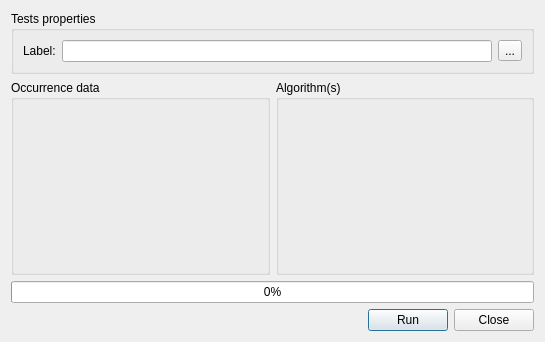
<ui version="4.0" >
 <class>OmgModelTestsBase</class>
 <widget class="QDialog" name="OmgModelTestsBase" >
  <property name="geometry" >
   <rect>
    <x>0</x>
    <y>0</y>
    <width>545</width>
    <height>342</height>
   </rect>
  </property>
  <property name="windowTitle" >
   <string>External Model Tests</string>
  </property>
  <layout class="QGridLayout" name="gridLayout_4" >
   <item row="0" column="0" >
    <widget class="QGroupBox" name="groupBox_3" >
     <property name="title" >
      <string>Tests properties</string>
     </property>
     <layout class="QGridLayout" name="gridLayout_3" >
      <item row="0" column="0" >
       <layout class="QHBoxLayout" name="horizontalLayout_2" >
        <item>
         <widget class="QLabel" name="label" >
          <property name="text" >
           <string>Label:</string>
          </property>
         </widget>
        </item>
        <item>
         <widget class="QLineEdit" name="leTestName" />
        </item>
        <item>
         <widget class="QToolButton" name="toolModelSettings" >
          <property name="text" >
           <string>...</string>
          </property>
          <property name="icon" >
           <iconset resource="../resources/resources.qrc" >
            <normaloff>:/configure.png</normaloff>:/configure.png</iconset>
          </property>
         </widget>
        </item>
       </layout>
      </item>
     </layout>
     <zorder>leTestName</zorder>
     <zorder></zorder>
    </widget>
   </item>
   <item row="1" column="0" >
    <layout class="QHBoxLayout" name="horizontalLayout" >
     <item>
      <widget class="QGroupBox" name="groupBox" >
       <property name="title" >
        <string>Occurrence data</string>
       </property>
       <layout class="QGridLayout" name="gridLayout" >
        <item row="0" column="0" >
         <widget class="OmgListWidget" native="1" name="omglistTaxa" />
        </item>
       </layout>
      </widget>
     </item>
     <item>
      <widget class="QGroupBox" name="groupBox_2" >
       <property name="sizePolicy" >
        <sizepolicy vsizetype="MinimumExpanding" hsizetype="Preferred" >
         <horstretch>0</horstretch>
         <verstretch>0</verstretch>
        </sizepolicy>
       </property>
       <property name="title" >
        <string>Algorithm(s)</string>
       </property>
       <layout class="QGridLayout" name="gridLayout_2" >
        <item row="0" column="0" >
         <widget class="OmgListWidget" native="1" name="omglistAlgorithms" />
        </item>
       </layout>
      </widget>
     </item>
    </layout>
   </item>
   <item row="2" column="0" >
    <widget class="QProgressBar" name="progressBar" >
     <property name="value" >
      <number>0</number>
     </property>
     <property name="alignment" >
      <set>Qt::AlignCenter</set>
     </property>
     <property name="textVisible" >
      <bool>true</bool>
     </property>
     <property name="invertedAppearance" >
      <bool>false</bool>
     </property>
    </widget>
   </item>
   <item row="3" column="0" >
    <layout class="QHBoxLayout" name="horizontalLayout_3" >
     <item>
      <spacer name="horizontalSpacer" >
       <property name="orientation" >
        <enum>Qt::Horizontal</enum>
       </property>
       <property name="sizeHint" stdset="0" >
        <size>
         <width>40</width>
         <height>20</height>
        </size>
       </property>
      </spacer>
     </item>
     <item>
      <widget class="QPushButton" name="pbnRun" >
       <property name="text" >
        <string>Run</string>
       </property>
      </widget>
     </item>
     <item>
      <widget class="QPushButton" name="pbnClose" >
       <property name="text" >
        <string>Close</string>
       </property>
      </widget>
     </item>
    </layout>
   </item>
  </layout>
 </widget>
 <customwidgets>
  <customwidget>
   <class>OmgListWidget</class>
   <extends>QWidget</extends>
   <header>omglistwidget.h</header>
  </customwidget>
 </customwidgets>
 <resources>
  <include location="../resources/resources.qrc" />
 </resources>
 <connections/>
</ui>
